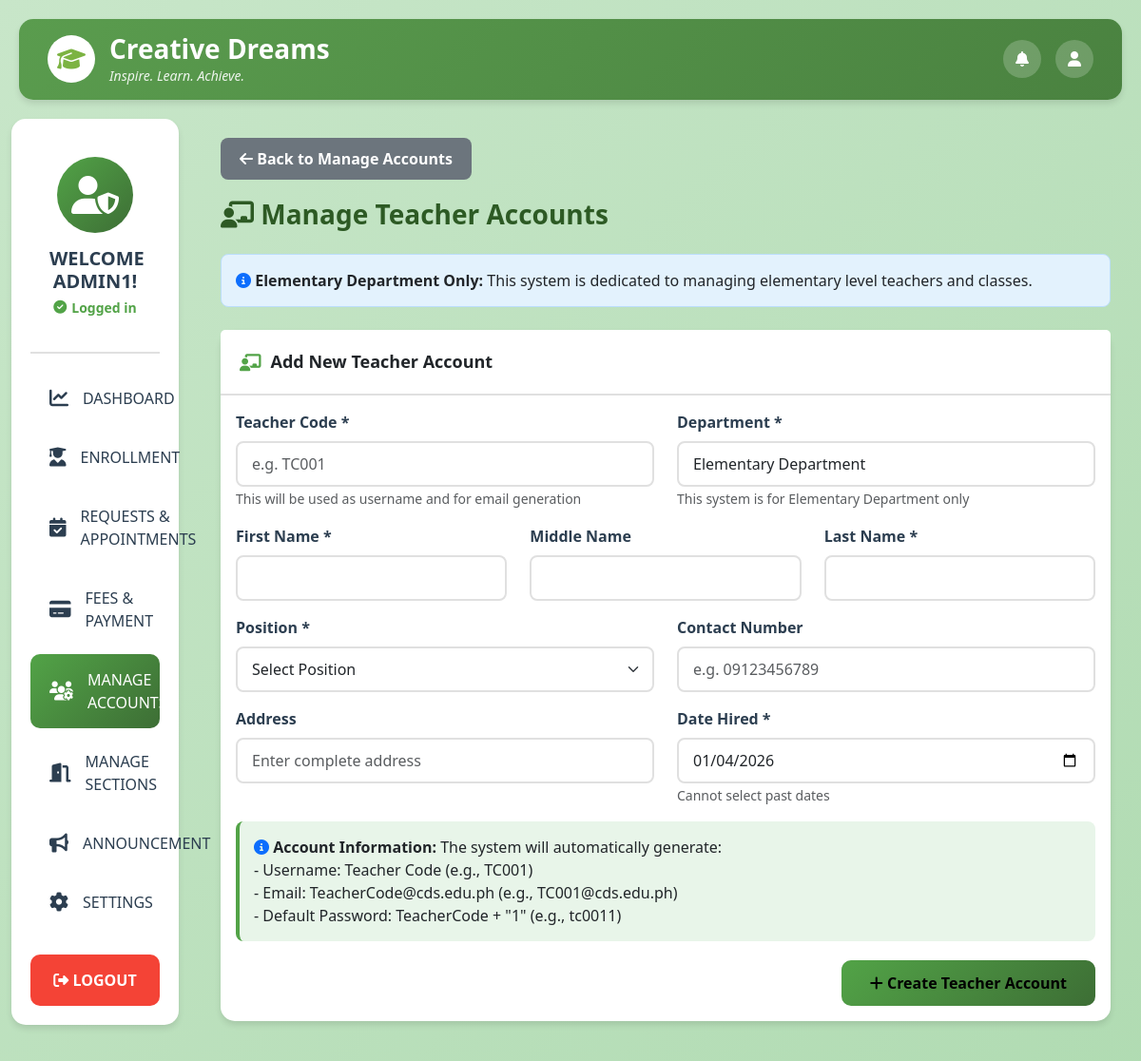
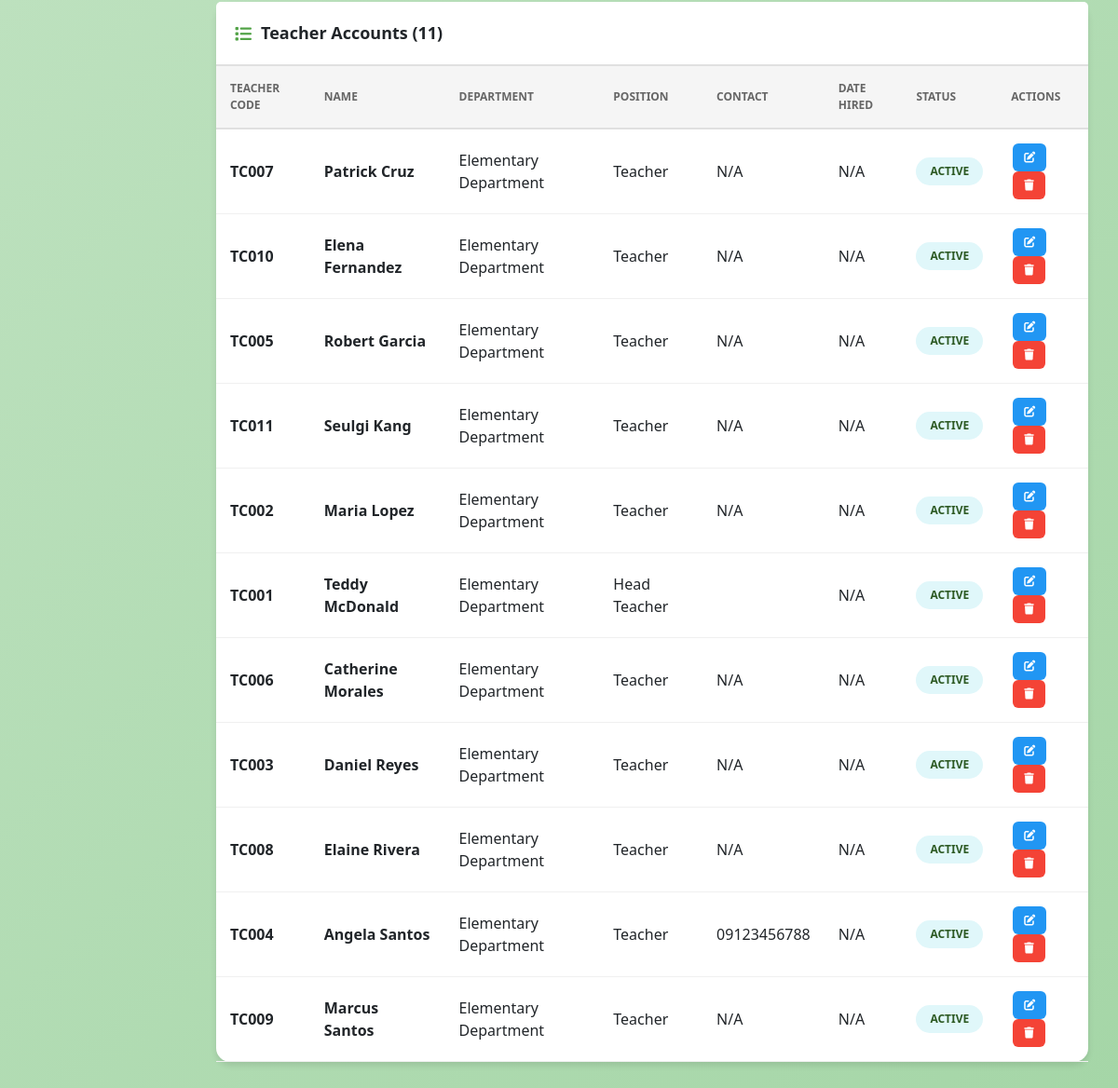
The page /manage_accounts.php?view=teachers (signed in) on the database its author committed (2 pictures, top to bottom).
### tables this page shows
CREATE TABLE `teachers` (
  `teacher_id` int(11) NOT NULL,
  `user_id` int(11) NOT NULL,
  `teacher_code` varchar(50) NOT NULL,
  `first_name` varchar(100) NOT NULL,
  `last_name` varchar(100) NOT NULL,
  `middle_name` varchar(100) DEFAULT NULL,
  `department` varchar(100) DEFAULT 'Elementary Department',
  `position` varchar(100) DEFAULT 'Teacher',
  `contact_number` varchar(20) DEFAULT NULL,
  `address` text DEFAULT NULL,
  `profile_photo` varchar(255) DEFAULT NULL,
  `date_hired` date DEFAULT NULL,
  `status` enum('active','inactive','on_leave') DEFAULT 'active'
);

### manage_accounts.php (the view, shortened to what the rows shown need)
<?php
$host = 'localhost';
$dbname = 'u545996239_cdsportal';
$username = 'u545996239_cdsportal';
$password = 'B@nana2025';
try {
    $pdo = new PDO("mysql:host=$host;dbname=$dbname;charset=utf8mb4", $username, $password);
    $pdo->setAttribute(PDO::ATTR_ERRMODE, PDO::ERRMODE_EXCEPTION);
    $pdo->setAttribute(PDO::ATTR_DEFAULT_FETCH_MODE, PDO::FETCH_ASSOC);
} catch (PDOException $e) {
    die("Connection failed: " . $e->getMessage());
}
$showTeachers = isset($_GET['view']) && $_GET['view'] === 'teachers';
$teachers = [];
try {
    $stmt = $pdo->query("SELECT * FROM teachers ORDER BY last_name, first_name");
    $teachers = $stmt->fetchAll();
} catch (PDOException $e) {
    error_log("Error fetching teachers: " . $e->getMessage());
}
?>
<!DOCTYPE html>
<html lang="en">
<head>
    <link href="https://cdn.jsdelivr.net/npm/bootstrap@5.3.0/dist/css/bootstrap.min.css" rel="stylesheet">
    <link rel="stylesheet" href="https://cdnjs.cloudflare.com/ajax/libs/font-awesome/6.4.0/css/all.min.css">
</head>
<body>
    <div class="top-header">
        <div class="d-flex justify-content-between align-items-center flex-wrap">
            <div class="logo-section">
                <div class="brand-text">
                    <h1>Creative Dreams</h1>
                </div>
            </div>
        </div>
    </div>
    <div class="container-fluid">
        <div class="row">
            <div class="col-lg-10 col-md-9">
                <div class="main-content">
                    <?php if ($showTeachers): ?>
                        <h2 class="page-title">
                            <i class="fas fa-chalkboard-teacher"></i> Manage Teacher Accounts
                        </h2>
                        <div class="row mt-4">
                            <div class="col-12">
                                <div class="card">
                                    <div class="card-body p-0">
                                        <div class="table-responsive">
                                            <table class="user-table">
                                                <thead>
                                                    <tr>
                                                        <th>Teacher Code</th>
                                                        <th>Name</th>
                                                        <th>Department</th>
                                                        <th>Position</th>
                                                        <th>Contact</th>
                                                        <th>Date Hired</th>
                                                        <th>Status</th>
                                                        <th>Actions</th>
                                                    </tr>
                                                </thead>
                                                <tbody>
                                                    <?php if (empty($teachers)): ?>
                                                        <tr>
                                                            <td colspan="8" class="text-center text-muted">No teacher accounts yet.</td>
                                                        </tr>
                                                    <?php else: ?>
                                                        <?php foreach ($teachers as $teacher): ?>
                                                            <tr>
                                                                <td><strong><?php echo htmlspecialchars($teacher['teacher_code']); ?></strong></td>
                                                                <td>
                                                                    <strong><?php echo htmlspecialchars($teacher['first_name'] . ' ' . $teacher['last_name']); ?></strong>
                                                                </td>
                                                                <td><?php echo htmlspecialchars($teacher['department']); ?></td>
                                                                <td><?php echo htmlspecialchars($teacher['position']); ?></td>
                                                                <td><?php echo htmlspecialchars($teacher['contact_number'] ?? 'N/A'); ?></td>
                                                                <td><?php echo htmlspecialchars($teacher['date_hired'] ?? 'N/A'); ?></td>
                                                                <td>
                                                                    <span class="status-badge status-<?php echo $teacher['status']; ?>">
                                                                        <?php echo ucfirst($teacher['status']); ?>
                                                                    </span>
                                                                </td>
                                                                <td>
                                                                    <a href="manage_accounts.php?view=teachers&edit_teacher=<?php echo $teacher['teacher_id']; ?>" class="btn-action btn-edit" title="Edit">
                                                                        <i class="fas fa-edit"></i>
                                                                    </a>
                                                                    <button class="btn-action btn-delete" title="Delete" onclick="showDeleteModal(<?php echo $teacher['teacher_id']; ?>, '<?php echo htmlspecialchars($teacher['first_name'] . ' ' . $teacher['last_name']); ?>', 'teacher')">
                                                                        <i class="fas fa-trash"></i>
                                                                    </button>
                                                                </td>
                                                            </tr>
                                                        <?php endforeach; ?>
                                                    <?php endif; ?>
                                                </tbody>
                                            </table>
                                        </div>
                                    </div>
                                </div>
                            </div>
                        </div>
                    <?php endif; ?>
                </div>
            </div>
        </div>
    </div>
</body>
</html>

### rows shown on the page
teachers: teacher_code "TC007", first_name+last_name "Patrick Cruz", department "Elementary Department", position "Teacher", contact_number "N/A", date_hired "N/A", status "ACTIVE"
teachers: teacher_code "TC010", first_name+last_name "Elena Fernandez", department "Elementary Department", position "Teacher", contact_number "N/A", date_hired "N/A", status "ACTIVE"
teachers: teacher_code "TC005", first_name+last_name "Robert Garcia", department "Elementary Department", position "Teacher", contact_number "N/A", date_hired "N/A", status "ACTIVE"
teachers: teacher_code "TC011", first_name+last_name "Seulgi Kang", department "Elementary Department", position "Teacher", contact_number "N/A", date_hired "N/A", status "ACTIVE"
teachers: teacher_code "TC002", first_name+last_name "Maria Lopez", department "Elementary Department", position "Teacher", contact_number "N/A", date_hired "N/A", status "ACTIVE"
teachers: teacher_code "TC001", first_name+last_name "Teddy McDonald", department "Elementary Department", position "Head Teacher", date_hired "N/A", status "ACTIVE"
teachers: teacher_code "TC006", first_name+last_name "Catherine Morales", department "Elementary Department", position "Teacher", contact_number "N/A", date_hired "N/A", status "ACTIVE"
teachers: teacher_code "TC003", first_name+last_name "Daniel Reyes", department "Elementary Department", position "Teacher", contact_number "N/A", date_hired "N/A", status "ACTIVE"
teachers: teacher_code "TC008", first_name+last_name "Elaine Rivera", department "Elementary Department", position "Teacher", contact_number "N/A", date_hired "N/A", status "ACTIVE"
teachers: teacher_code "TC004", first_name+last_name "Angela Santos", department "Elementary Department", position "Teacher", contact_number "09123456788", date_hired "N/A", status "ACTIVE"
teachers: teacher_code "TC009", first_name+last_name "Marcus Santos", department "Elementary Department", position "Teacher", contact_number "N/A", date_hired "N/A", status "ACTIVE"

### other values the page prints
$adminName "ADMIN1"
count($teachers) "11"
